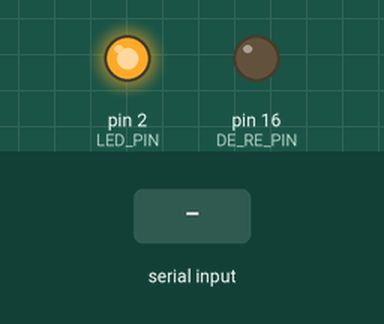
This sketch was run on a simulated Arduino Uno, built with avr-gcc and run on an emulated ATmega328P. Shown: output pins drawn as LEDs (lit = HIGH). The inputs (shaded band) are chosen by the test bench. What the sketch prints to the serial monitor is not drawn.

Above: at 1.2 s.
1.3 s: "1" received over the second serial link
Timing chart, 0 to 4.3 s (numbered marks = the images above; inputs shaded):
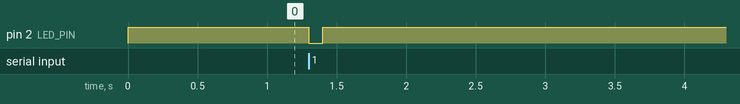

The sketch:

Receiver.ino
```cpp
/*
  Welcome to JP Learning
*/
#include <SoftwareSerial.h>

// GPIO Pins
byte TX_PIN = 4, RX_PIN = 5;
byte DE_RE_PIN = 16, LED_PIN = 2;

SoftwareSerial Soft_Serial(RX_PIN, TX_PIN);

void setup() {
  Serial.begin(115200);
  Soft_Serial.begin(9600);

  pinMode(DE_RE_PIN, OUTPUT);    //DE/RE Controling pin of RS-485
  digitalWrite(DE_RE_PIN, LOW);  //DE/RE=LOW Receive Enabled
  pinMode(LED_PIN, OUTPUT);
  digitalWrite(LED_PIN, HIGH);

  Serial.println("\n\nWelcome to JP Learning\n");
  Serial.println("Receiver Start\n");
}
void loop() {
  //If Serial Data is available
  while (Soft_Serial.available() > 0) {
    Serial.println(Soft_Serial.read());
    digitalWrite(LED_PIN, LOW);
    delay(100);
    digitalWrite(LED_PIN, HIGH);
    Soft_Serial.flush();
  }
}
```

Measured:
- after the input at 1.3 s, pin 2 (LED_PIN): HIGH → LOW at once, → HIGH 0.10 s later
